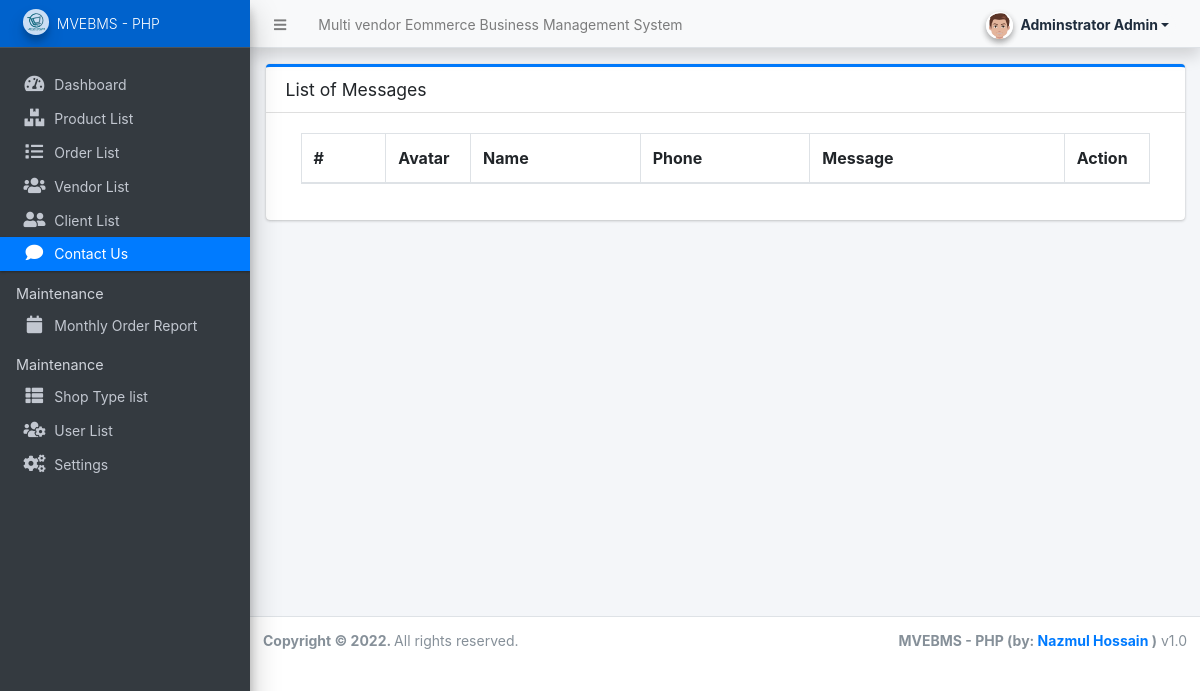
The app's page /admin/?page=contact (signed in), older data.
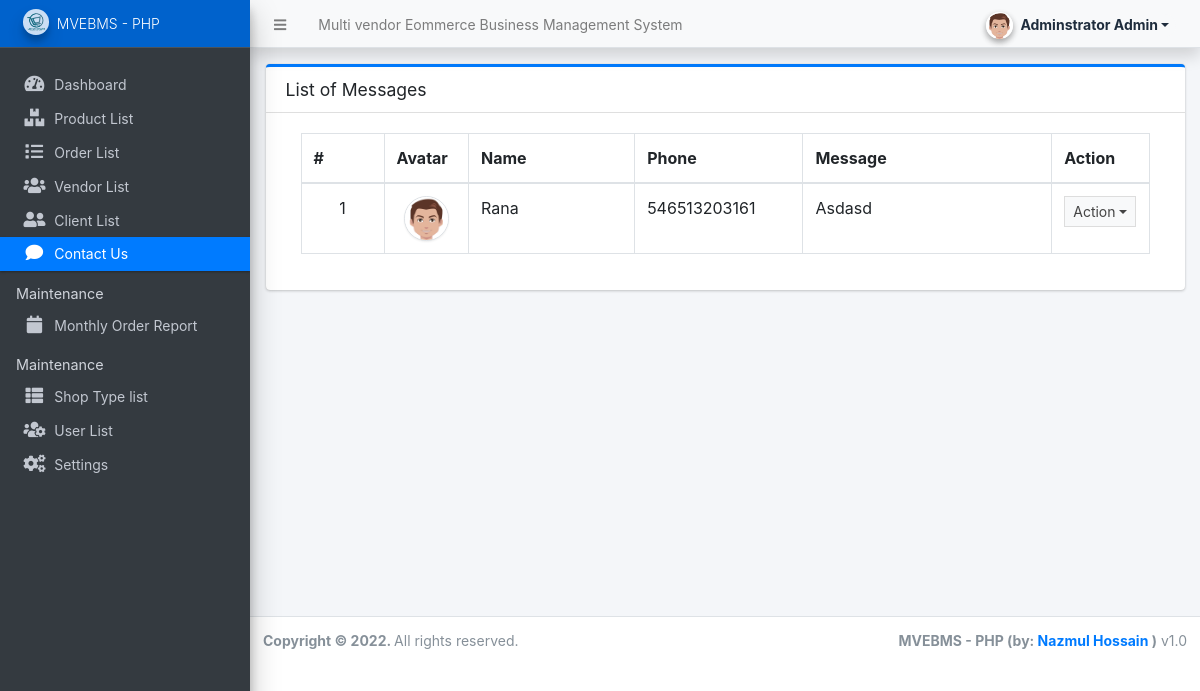
The same page, newer data.
### tables this page shows
CREATE TABLE `contact` (
  `id` int(30) NOT NULL,
  `firstname` text NOT NULL,
  `lastname` text NOT NULL,
  `phone` text NOT NULL,
  `message` text NOT NULL,
  `delete_flag` tinyint(4) NOT NULL DEFAULT 0,
  `date_created` datetime NOT NULL DEFAULT current_timestamp(),
  `date_updated` datetime DEFAULT NULL ON UPDATE current_timestamp()
);

### admin/contact/index.php (the view, shortened to what this page needs)
<div class="card card-outline card-primary">
	<div class="card-header">
		<h3 class="card-title">List of Messages</h3>
	</div>
	<div class="card-body">
		<div class="container-fluid">
        <div class="container-fluid">
			<table class="table table-bordered table-stripped">
				<colgroup>
					<col width="10%">
					<col width="10%">
					<col width="20%">
					<col width="20%">
					<col width="30%">
					<col width="10%">
				</colgroup>
				<thead>
					<tr>
						<th>#</th>
						<th>Avatar</th>
						<th>Name</th>
						<th>Phone</th>
						<th>Message</th>
						<th>Action</th>
					</tr>
				</thead>
				<tbody>
					<?php
					$i = 1;
						$qry = $conn->query("SELECT * FROM `contact` where delete_flag = 0");
						while($row = $qry->fetch_assoc()):
					?>
						<tr>
							<td class="text-center"><?php echo $i++; ?></td>
							<td class="text-center"><img src="./contact/img/avatar-1.png" class="img-avatar img-thumbnail p-0 border-2" alt="client_avatar"></td>
							<td><?php echo ucwords($row['firstname']) ?></td>
							<td><?php echo ucwords($row['phone']) ?></td>
							<td> <?php echo ucwords($row['message']) ?></td>
							<td align="center">
								 <button type="button" class="btn btn-flat btn-default btn-sm dropdown-toggle dropdown-icon" data-toggle="dropdown">
				                  		Action
				                  </button>
							</td>
						</tr>
					<?php endwhile; ?>
				</tbody>
			</table>
		</div>
		</div>
	</div>
</div>

Row changes from the older to the newer data that the page shows:
added contact: firstname "Rana", phone "546513203161", message "Asdasd"
